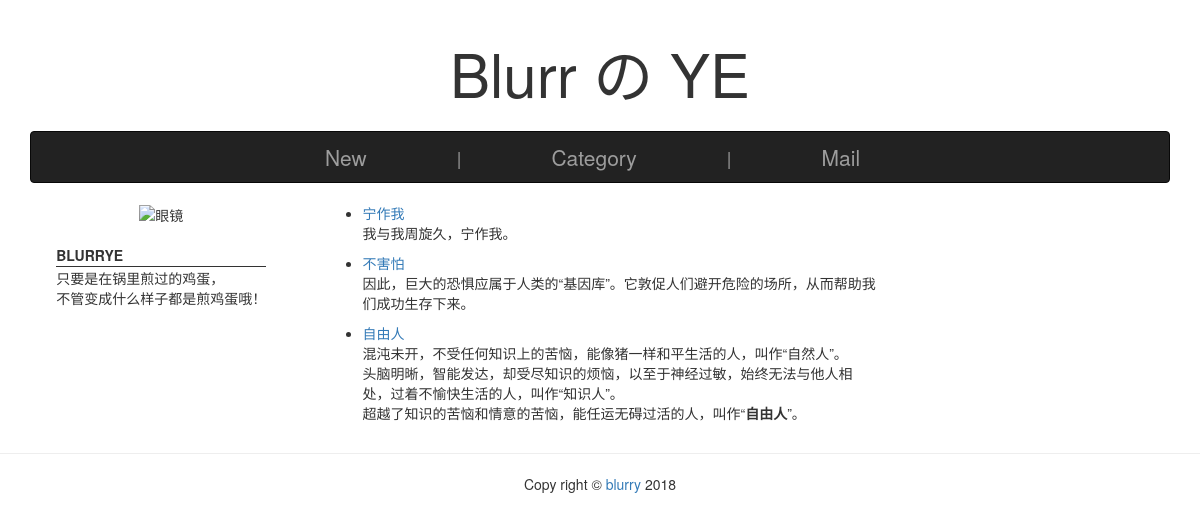
The page / on the database its author committed.
### blog/models.py (models this page shows, shortened)
class Post(models.Model):
    title = models.CharField(max_length=100)
    body = RichTextField()
    created_time = models.DateTimeField(auto_now_add=True)
    modified_time = models.DateTimeField(auto_now=True)
    excerpt = RichTextField()
    category = models.ForeignKey(Category, on_delete=models.DO_NOTHING)
    tags = models.ManyToManyField(Tag, blank=True)
    author = models.ForeignKey(User)
    authorship = models.CharField(max_length=20, blank=True)
    class Meta:
        verbose_name = '文章'
        verbose_name_plural = verbose_name
        ordering = ['-created_time']

### blog/views.py (the view)
# urls.py: url(r'^$', views.index, name='index'),
def index(request):
    post_list = Post.objects.all()
    return render(request, 'blog/index.html', locals())

### templates/blog/index.html (shortened to what this page needs)
{% extends 'blog/base.html' %}
{% load static %}
{% block body %}
    <div class="container">
        <div class="row">
            <div class="col-md-12">
                <div id="blurry" class="text-center">
                    Blurr の YE
                </div>
            </div>
        </div>
        <div class="row">
            <div class="col-md-12">
                <nav id="navbar" class="navbar navbar-inverse" role="navigation">
                    <div class="container-fluid">
                        <div class="navbar-header">
                            <a class="navbar-brand" href="#">New</a>
                        </div>
                        <div class="navbar-header">
                            <span class="navbar-brand">&nbsp;&nbsp;|&nbsp;&nbsp;</span>
                        </div>
                        <div class="navbar-header">
                            <a class="navbar-brand" href="#">Category</a>
                        </div>
                        <div class="navbar-header">
                            <span class="navbar-brand">&nbsp;&nbsp;|&nbsp;&nbsp;</span>
                        </div>
                        <div class="navbar-header">
                            <a class="navbar-brand" href="#">Mail</a>
                        </div>
                    </div>
                </nav>
            </div>
        </div>
        <div class="row">
            <div class="col-md-3">
                <div class="text-center">
                    <img src="https://timgsa.baidu.com/timg?image&quality=80&size=b9999_10000&sec=1521810423278&di=aacc257f72a0f4f762ba04bb4dd0cbe2&imgtype=0&src=http%3A%2F%2Fp4.gexing.com%2FG1%2FM00%2F9D%2FBA%2FrBACE1J94jrDGTMTAABS_00Yi-E359.jpg" alt="眼镜">
                </div>
                <div id="left-content">
                    <div>
                        <br />
                        <strong>BLURRYE</strong>
                    </div>
                        <hr id="hr-left" />
                    <div>
                        只要是在锅里煎过的鸡蛋，
                        <br />
                        不管变成什么样子都是煎鸡蛋哦！
                    </div>
                </div>
            </div>
            <div class="col-md-6">
                <ul>
                    {% for post in post_list %}
                        <li>
                            <a href="{% url 'blog:detail' post.pk %}">
                                {{ post.title }}
                            </a>
                            <br/>
                            {{ post.excerpt|safe }}
                        </li>
                    {% empty %}
                        暂无博文！
                    {% endfor %}
                </ul>
            </div>
            <div class="col-md-3">
            </div>
        </div>
    </div>
{% endblock %}

### static/css.css (style rules this page uses)
#blurry { font-size: 60px; padding: 30px 0 15px 0; }
#navbar { display: flex; }
#navbar a { font-size: 150%; text-align: center; padding-left: 80px; padding-right: 80px; }
#left-content { padding-left: 10%; padding-right: 10%; }
#hr-left { margin-top: 1px; margin-bottom: 1px; *margin: 0; border: 0; color: #333; background-color: #333; height: 1px }

### rows shown on the page
Post: title "宁作我", excerpt "我与我周旋久，宁作我。"
Post: title "不害怕", excerpt "因此，巨大的恐惧应属于人类的“基因库”。它敦促人们避开危险的场所，从而帮助我们成功生存下来。"
Post: title "自由人", excerpt "混沌未开，不受任何知识上的苦恼，能像猪一样和平生活的人，叫作“自然人”。 头脑明晰，智能发达，却受尽知识的烦恼，以至于神经过敏，始终无法与他人相处，过着不愉快生活的人，叫作“知识人”。 超越了知识的苦恼和情意的苦恼，能任运无碍过活的人，叫作“ 自由人 ”。"
